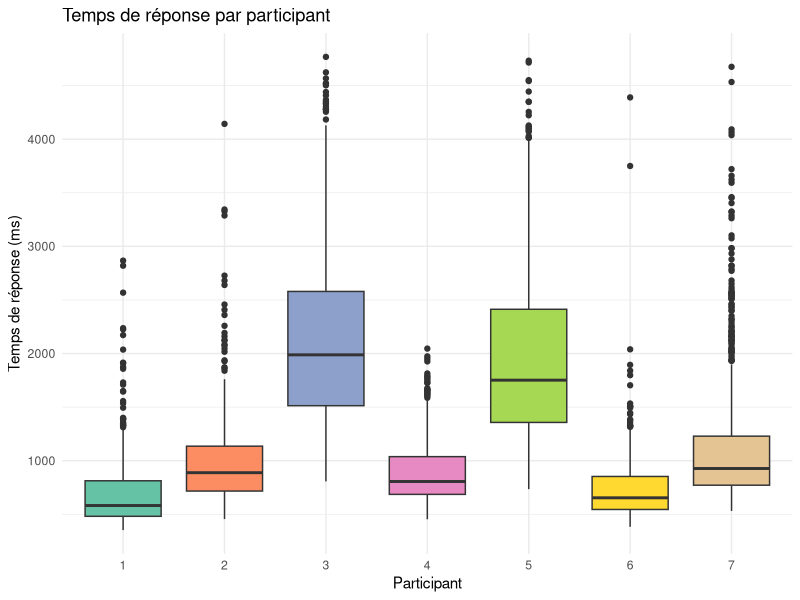
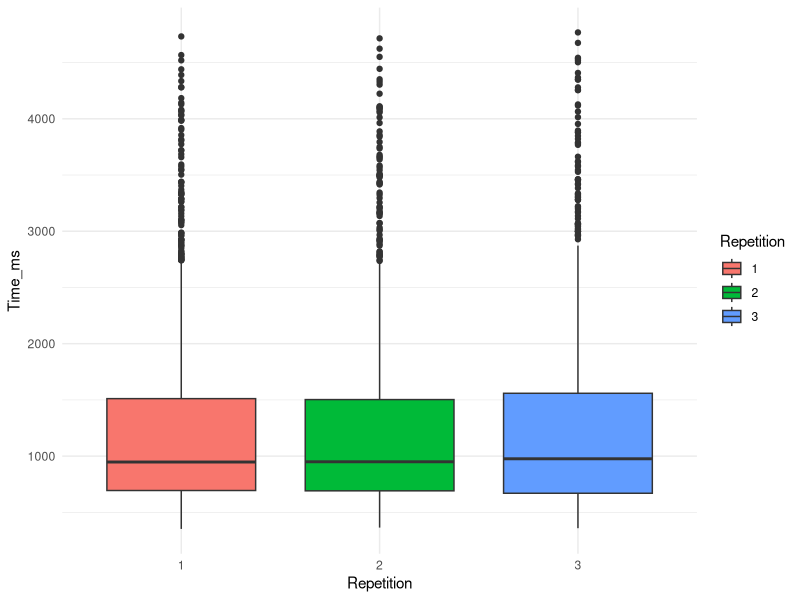
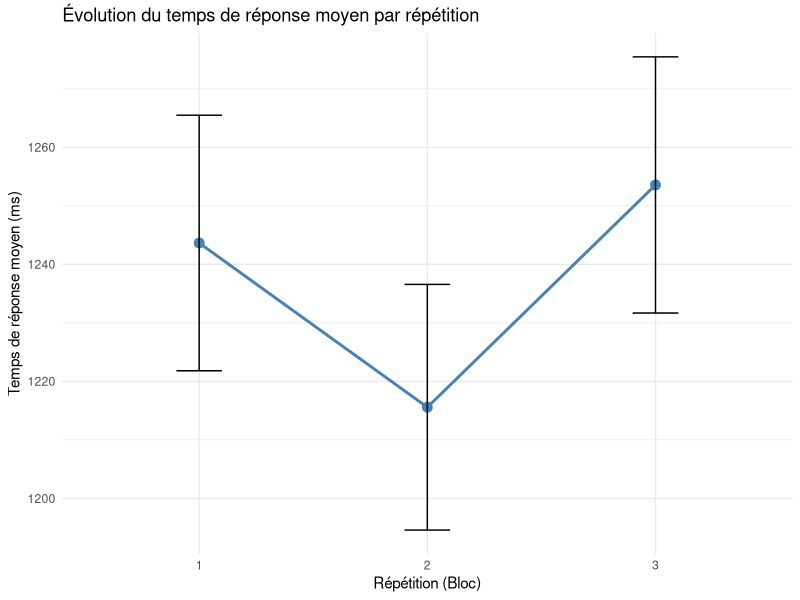
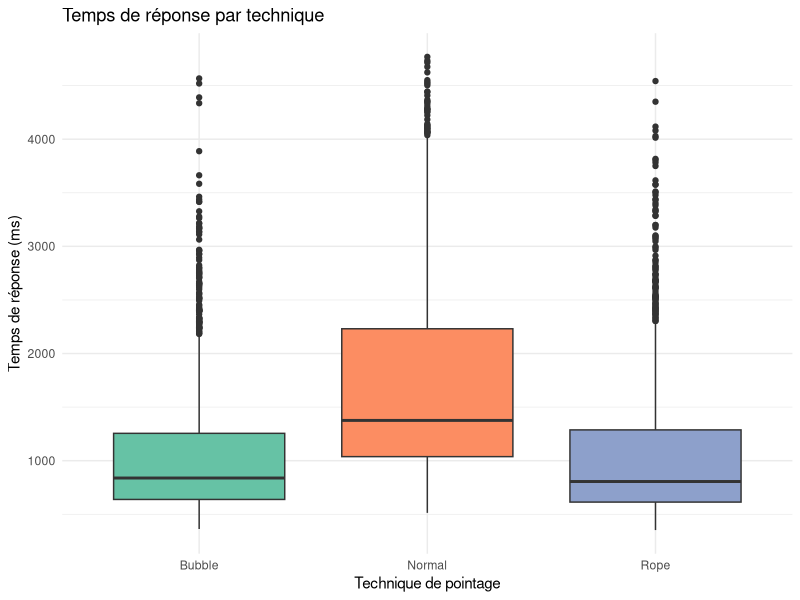
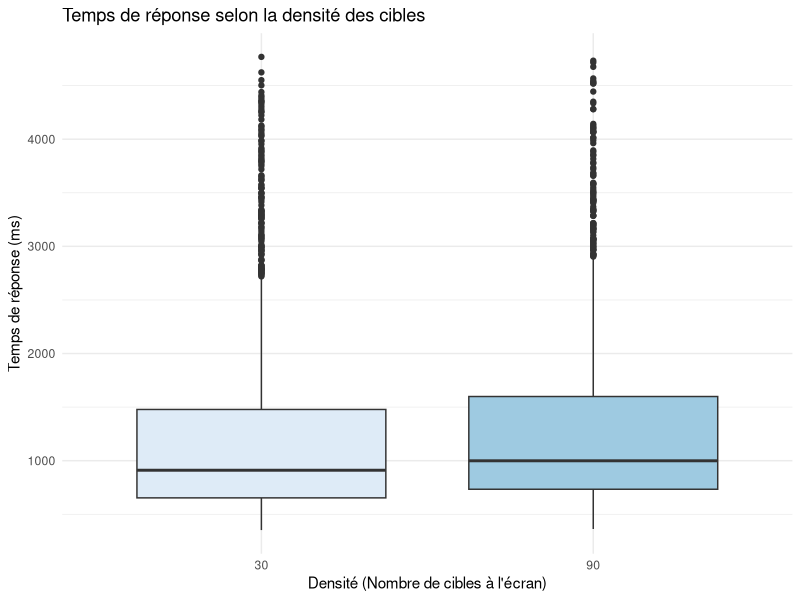
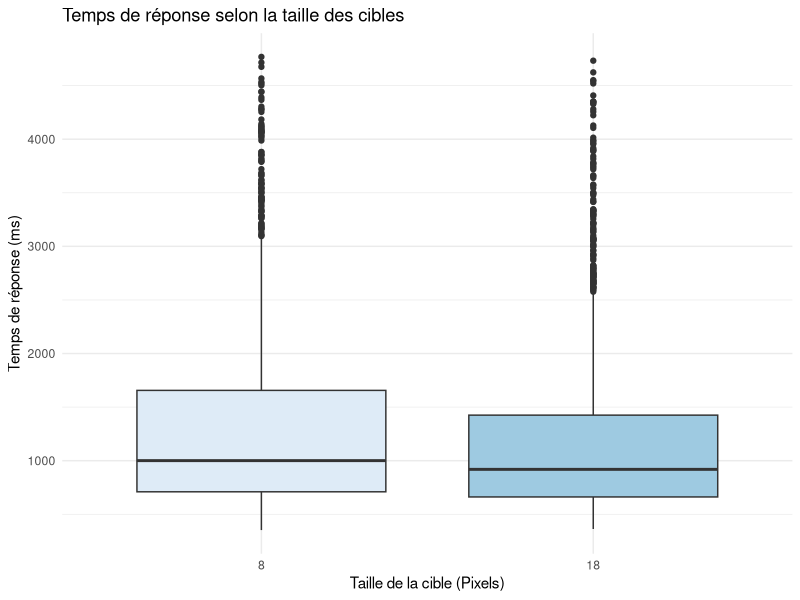
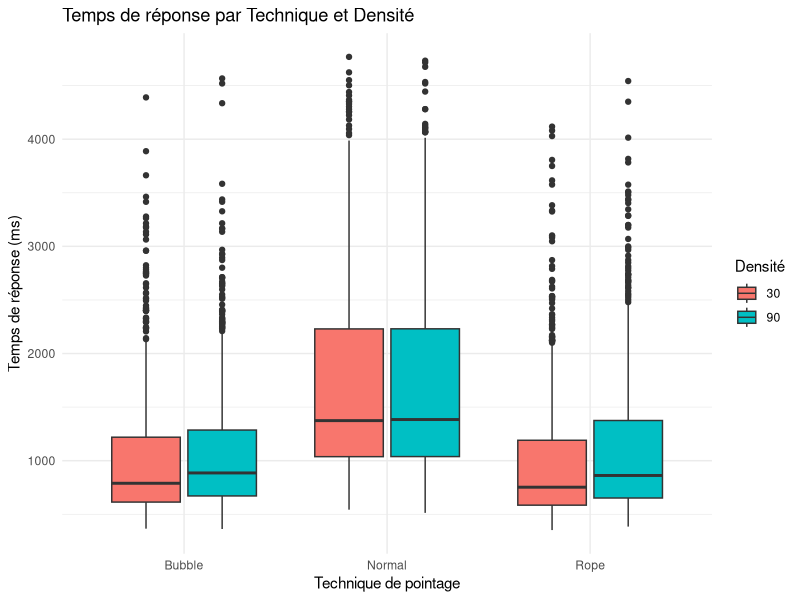
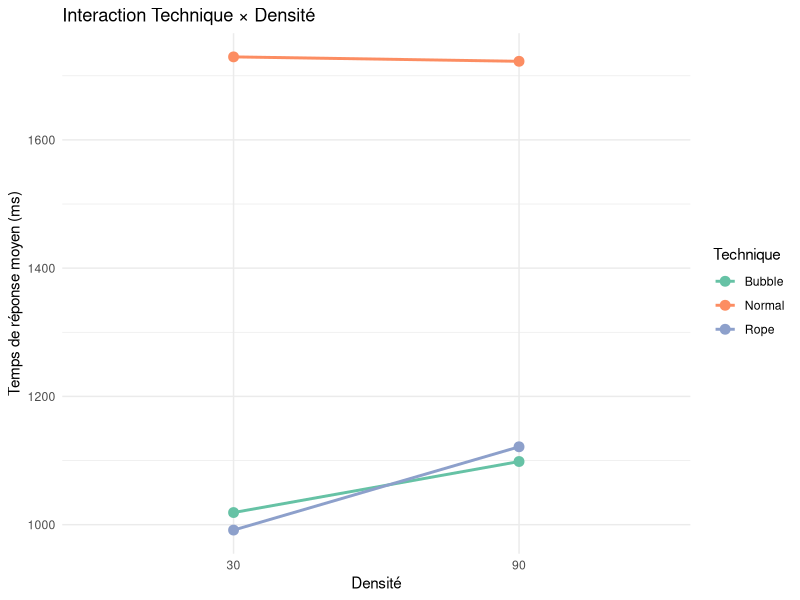

R code for these plots, in order:
## ---- chunk 1
knitr::opts_chunk$set(echo = TRUE, warning = FALSE, message = FALSE)
## ---- chunk 2
library(tidyverse)

data <- read.csv2("data.csv", sep=",", dec=".")

summary(data)

## ---- chunk 3
data$User = factor(data$User)
data$Technique = factor(data$Technique)
data$Density = factor(data$Density)
data$Size = factor(data$Size)
data$Repetition = factor(data$Repetition)
data$Target_ID = factor(data$Target_ID)
summary(data)
nrow(data)
## ---- chunk 4
nrow(data)  

table(data$User)        
table(data$Technique)   
table(data$Density)     
table(data$Size)        
table(data$Repetition)  

table(data$User, data$Technique)

stopifnot(nrow(data) == 5040) 
stopifnot(all(table(data$User) == 720))
## ---- chunk 5
nrow_before <- nrow(data)

# On filtre d'abord les erreurs
data <- data %>%
  filter(as.numeric(Errors) == 0)

# On calcule la limite pour les outliers (Moyenne + 3 * Ecart-type)
mean_time <- mean(data$Time_ms)
sd_time <- sd(data$Time_ms)
upper_bound <- mean_time + (3 * sd_time)

#On filtre les outliers et on retire les colonnes inutiles
data <- data %>%
  filter(Time_ms <= upper_bound) %>%
  select(!c(Target_ID, Timestamp, Errors))

nrow_after <- nrow(data)
  
cat("Lignes avant filtrage :", nrow_before, "\n")
cat("Lignes après filtrage :", nrow_after, "\n")
cat("Lignes supprimées (erreurs + outliers) :", nrow_before - nrow_after, "\n")
cat("Pourcentage de données supprimées :", round((nrow_before - nrow_after) / nrow_before * 100, 1), "%\n")

summary(data)
## ---- chunk 6
g_participants <- ggplot(data = data, aes(x = User, y = Time_ms, fill = User)) +
  geom_boxplot() +
  scale_fill_brewer(palette = "Set2") +
  theme_minimal()

g_participants <- g_participants +
  theme(legend.position = "none")

g_participants <- g_participants +
  labs(
    title = "Temps de réponse par participant",
    x = "Participant",
    y = "Temps de réponse (ms)"
  )

g_participants
## ---- chunk 7
g_repetitions <- ggplot(data = data, aes(x = Repetition, y = Time_ms, fill = Repetition)) + 
  geom_boxplot() + 
  theme_minimal()

g_repetitions.2 <- g_repetitions +
  theme(legend.position = "none")

g_repetitions.3 <- g_repetitions.2 +
  labs(
    title = "Évolution du temps de réponse par répétition",
    x = "Répétition (Bloc)",
    y = "Temps de réponse (ms)"
  )

g_repetitions
## ---- chunk 8
data_rep_summary <- data %>%
  group_by(Repetition) %>%
  summarise(mean_time = mean(Time_ms), se = sd(Time_ms)/sqrt(n()))

g_rep_line <- ggplot(data_rep_summary, aes(x = Repetition, y = mean_time, group = 1)) +
  geom_line(color = "steelblue", linewidth = 1) +
  geom_point(color = "steelblue", size = 3) +
  theme_minimal()

g_rep_line <- g_rep_line +
  geom_errorbar(aes(ymin = mean_time - se, ymax = mean_time + se), width = 0.2)

g_rep_line <- g_rep_line +
  labs(
    title = "Évolution du temps de réponse moyen par répétition",
    x = "Répétition (Bloc)",
    y = "Temps de réponse moyen (ms)"
  )

g_rep_line

## ---- chunk 9
g_techniques <- ggplot(data = data, aes(x = Technique, y = Time_ms, fill = Technique)) + 
  geom_boxplot() + 
  scale_fill_brewer(palette = "Set2") +
  theme_minimal()

g_techniques <- g_techniques + 
  theme(legend.position = "none")

g_techniques <- g_techniques + 
  labs(
    title = "Temps de réponse par technique",
    x = "Technique de pointage",
    y = "Temps de réponse (ms)"
  )

g_techniques
## ---- chunk 10
g_densities <- ggplot(data = data, aes(x = Density, y = Time_ms, fill = Density)) + 
  geom_boxplot() + 
    scale_fill_brewer(palette = "Blues") +
  theme_minimal()

g_densities <- g_densities + 
  theme(legend.position = "none")

g_densities <- g_densities + 
  labs(
    title = "Temps de réponse selon la densité des cibles",
    x = "Densité (Nombre de cibles à l'écran)",
    y = "Temps de réponse (ms)"
  )

g_densities


#g_densities_jitter <- g_densities +
 # geom_jitter(width = 0.15, alpha = 0.15, size = 1)

#g_densities_jitter
## ---- chunk 11

g_sizes <- ggplot(data = data, aes(x = Size, y = Time_ms, fill = Size)) + 
  geom_boxplot() + 
    scale_fill_brewer(palette = "Blues") +
  theme_minimal()

g_sizes <- g_sizes + 
  theme(legend.position = "none")

g_sizes <- g_sizes + 
  labs(
    title = "Temps de réponse selon la taille des cibles",
    x = "Taille de la cible (Pixels)",
    y = "Temps de réponse (ms)"
  )

g_sizes
## ---- chunk 12
g_tech_dens <- ggplot(data = data, aes(x = Technique, y = Time_ms, fill = Density)) + 
  geom_boxplot() + 
  theme_minimal()

g_tech_dens <- g_tech_dens + 
  theme(legend.position = "right") 

g_tech_dens <- g_tech_dens + 
  labs(
    title = "Temps de réponse par Technique et Densité",
    x = "Technique de pointage",
    y = "Temps de réponse (ms)",
    fill = "Densité" # Change le titre de la légende
  )

g_tech_dens
## ---- chunk 13

data_tech_dens <- data %>%
  group_by(Technique, Density) %>%
  summarise(mean_time = mean(Time_ms), .groups = "drop")

g_tech_dens_line <- ggplot(data_tech_dens, aes(x = Density, y = mean_time, 
                                                 color = Technique, group = Technique)) +
  geom_line(linewidth = 1) +
  geom_point(size = 3) +
  theme_minimal()

g_tech_dens_line <- g_tech_dens_line +
  scale_color_brewer(palette = "Set2")

g_tech_dens_line <- g_tech_dens_line +
  labs(
    title = "Interaction Technique × Densité",
    x = "Densité",
    y = "Temps de réponse moyen (ms)",
    color = "Technique"
  )

g_tech_dens_line
## ---- chunk 14
g_tech_size <- ggplot(data = data, aes(x = Technique, y = Time_ms, fill = Size)) + 
  geom_boxplot() + 
  theme_minimal()

g_tech_size <- g_tech_size + 
  theme(legend.position = "right") 

g_tech_size <- g_tech_size + 
  labs(
    title = "Temps de réponse par Technique et Taille de cible",
    x = "Technique de pointage",
    y = "Temps de réponse (ms)",
    fill = "Taille (Pixels)"
  )

g_tech_size
## ---- chunk 15
data_tech_size <- data %>%
  group_by(Technique, Size) %>%
  summarise(mean_time = mean(Time_ms), .groups = "drop")

g_tech_size_line <- ggplot(data_tech_size, aes(x = Size, y = mean_time,
                                                color = Technique, group = Technique)) +
  geom_line(linewidth = 1) +
  geom_point(size = 3) +
  theme_minimal()

g_tech_size_line <- g_tech_size_line +
  scale_color_brewer(palette = "Set2")

g_tech_size_line <- g_tech_size_line +
  labs(
    title = "Interaction Technique × Taille de cible",
    x = "Taille (Pixels)",
    y = "Temps de réponse moyen (ms)",
    color = "Technique"
  )

g_tech_size_line
